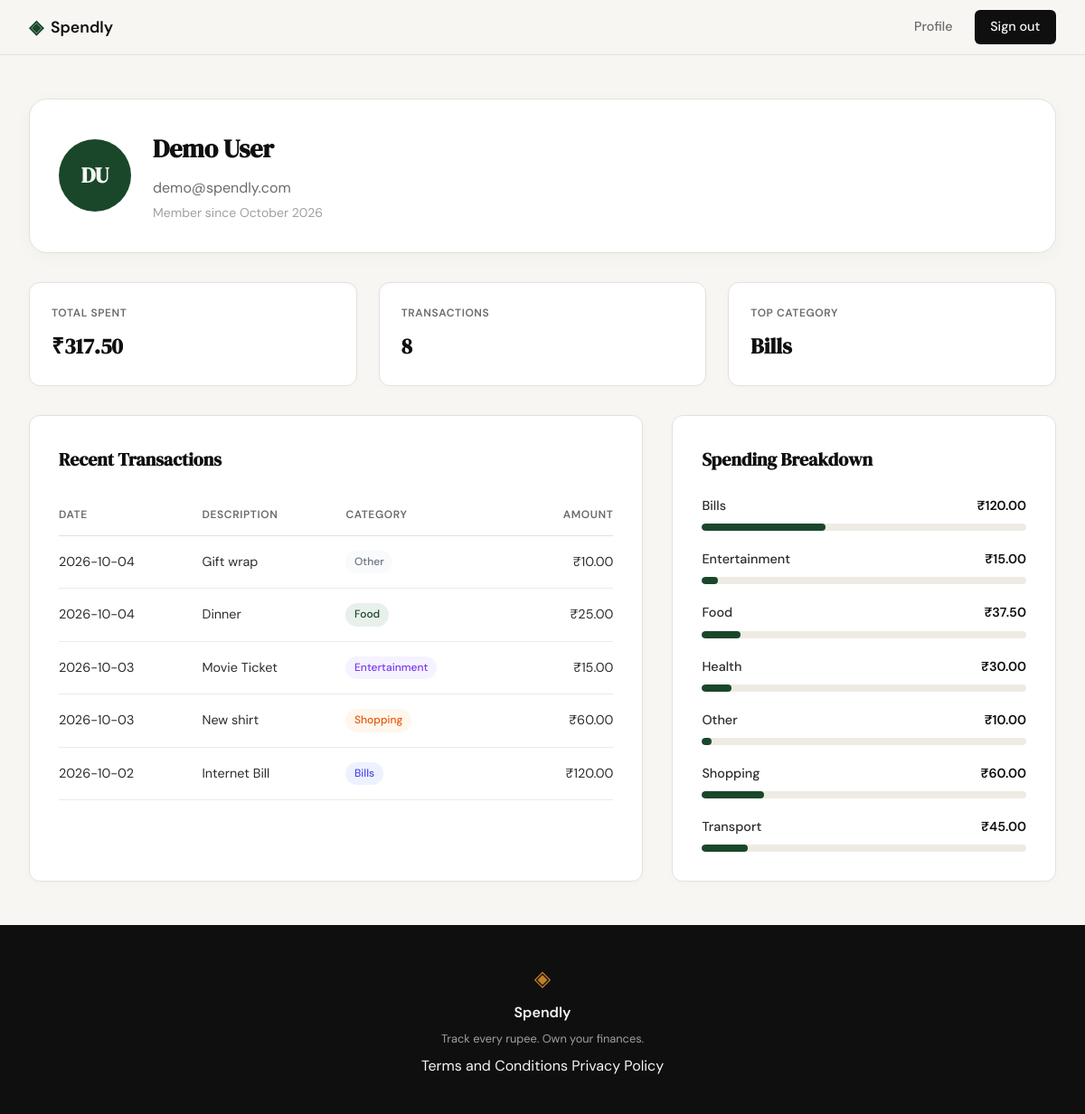
Screenshot of /profile (signed in) with the database file from the repository.
### tables this page shows
CREATE TABLE users (
                id INTEGER PRIMARY KEY AUTOINCREMENT,
                name TEXT NOT NULL,
                email TEXT UNIQUE NOT NULL,
                password_hash TEXT NOT NULL,
                created_at TEXT DEFAULT (datetime('now'))
            );

CREATE TABLE expenses (
                id INTEGER PRIMARY KEY AUTOINCREMENT,
                user_id INTEGER NOT NULL,
                amount REAL NOT NULL,
                category TEXT NOT NULL,
                date TEXT NOT NULL,
                description TEXT,
                created_at TEXT DEFAULT (datetime('now')),
                FOREIGN KEY (user_id) REFERENCES users (id)
            );

### app.py (the view)
@app.route("/profile")
@login_required
def profile():
    user_id = session.get("user_id")
    user_row = get_user_details(user_id)
    if not user_row:
        abort(404)
    created_at = user_row["created_at"]
    import datetime
    dt = datetime.datetime.strptime(created_at, "%Y-%m-%d %H:%M:%S")
    member_since = dt.strftime("%B %Y")
    user_data = {
        "name": user_row["name"],
        "email": user_row["email"],
        "member_since": member_since,
        "initials": "".join([n[0].upper() for n in user_row["name"].split()])
    }
    summary = get_spending_summary(user_id)
    stats = {
        "total_spent": f"₹{summary['total_spent']:,.2f}",
        "transaction_count": summary["transaction_count"],
        "top_category": summary["top_category"] or "None"
    }
    transactions_rows = get_recent_transactions(user_id)
    transactions = [
        {
            "date": row["date"],
            "description": row["description"],
            "category": row["category"],
            "amount": f"₹{row['amount']:,.2f}"
        }
        for row in transactions_rows
    ]
    breakdown_rows = get_category_breakdown(user_id)
    total_spend = sum(row["total"] for row in breakdown_rows)
    categories = []
    for row in breakdown_rows:
        percentage = 0
        if total_spend > 0:
            percentage = round((row["total"] / total_spend) * 100)
        categories.append({
            "name": row["category"],
            "total": f"₹{row['total']:,.2f}",
            "percentage": percentage
        })
    context = {
        "user": user_data,
        "stats": stats,
        "transactions": transactions,
        "categories": categories
    }
    return render_template("profile.html", **context)

### app.py (called while the page is built)
def login_required(f):
    @wraps(f)
    def decorated_function(*args, **kwargs):
        if not session.get("user_id"):
            return redirect(url_for("login"))
        return f(*args, **kwargs)
    return decorated_function

### database/db.py (called while the page is built)
def get_db():
    conn = sqlite3.connect(DB_PATH)
    conn.row_factory = sqlite3.Row
    conn.execute("PRAGMA foreign_keys = ON")
    return conn

def get_user_details(user_id):
    with get_db() as conn:
        return conn.execute(
            "SELECT name, email, created_at FROM users WHERE id = ?",
            (user_id,)
        ).fetchone()

def get_category_breakdown(user_id):
    with get_db() as conn:
        return conn.execute(
            "SELECT category, SUM(amount) as total FROM expenses WHERE user_id = ? GROUP BY category",
            (user_id,)
        ).fetchall()

def get_recent_transactions(user_id, limit=5):
    with get_db() as conn:
        rows = conn.execute(
            "SELECT date, description, category, amount FROM expenses WHERE user_id = ? ORDER BY date DESC LIMIT ?",
            (user_id, limit)
        ).fetchall()
        return [dict(row) for row in rows]

def get_spending_summary(user_id):
    with get_db() as conn:
        summary = conn.execute(
            "SELECT SUM(amount) as total_spent, COUNT(*) as transaction_count FROM expenses WHERE user_id = ?",
            (user_id,)
        ).fetchone()
        top_cat = conn.execute(
            "SELECT category FROM expenses WHERE user_id = ? GROUP BY category ORDER BY SUM(amount) DESC LIMIT 1",
            (user_id,)
        ).fetchone()
        return {
            "total_spent": summary["total_spent"] if summary["total_spent"] else 0.0,
            "transaction_count": summary["transaction_count"],
            "top_category": top_cat["category"] if top_cat else None
        }

### templates/profile.html (shortened to what this page needs)
{% extends "base.html" %}
{% block head %}
    <link rel="stylesheet" href="{{ url_for('static', filename='css/profile.css') }}">
{% endblock %}
{% block content %}
<div class="profile-container">
    <section class="profile-card">
        <div class="profile-card-inner">
            <div class="profile-avatar">{{ user.initials }}</div>
            <div class="profile-details">
                <h1 class="profile-name">{{ user.name }}</h1>
                <p class="profile-email">{{ user.email }}</p>
                <p class="profile-member">Member since {{ user.member_since }}</p>
            </div>
        </div>
    </section>
    <section class="profile-stats">
        <div class="stat-card">
            <span class="stat-label">Total Spent</span>
            <span class="stat-value">{{ stats.total_spent }}</span>
        </div>
        <div class="stat-card">
            <span class="stat-label">Transactions</span>
            <span class="stat-value">{{ stats.transaction_count }}</span>
        </div>
        <div class="stat-card">
            <span class="stat-label">Top Category</span>
            <span class="stat-value">{{ stats.top_category }}</span>
        </div>
    </section>
    <div class="profile-grid">
        <section class="profile-section">
            <h2 class="section-title">Recent Transactions</h2>
            <div class="table-wrapper">
                <table class="profile-table">
                    <thead>
                        <tr>
                            <th>Date</th>
                            <th>Description</th>
                            <th>Category</th>
                            <th class="text-right">Amount</th>
                        </tr>
                    </thead>
                    <tbody>
                        {% for tx in transactions %}
                        <tr>
                            <td>{{ tx.date }}</td>
                            <td>{{ tx.description }}</td>
                            <td><span class="category-badge" data-category="{{ tx.category }}">{{ tx.category }}</span></td>
                            <td class="text-right">{{ tx.amount }}</td>
                        </tr>
                        {% endfor %}
                    </tbody>
                </table>
            </div>
        </section>
        <section class="profile-section">
            <h2 class="section-title">Spending Breakdown</h2>
            <div class="category-breakdown">
                {% for cat in categories %}
                <div class="category-row">
                    <div class="category-info">
                        <span class="cat-name">{{ cat.name }}</span>
                        <span class="cat-total">{{ cat.total }}</span>
                    </div>
                    <div class="category-bar-container">
                        <div class="category-bar-fill" style="--bar-width: {{ cat.percentage }}%; width: var(--bar-width);"></div>
                    </div>
                </div>
                {% endfor %}
            </div>
        </section>
    </div>
</div>
{% endblock %}

### static/css/style.css (style rules this page uses)
:root { --ink: #0f0f0f; --ink-soft: #2d2d2d; --ink-muted: #6b6b6b; --ink-faint: #a0a0a0; --paper: #f7f6f3; --paper-warm: #f0ede6; --paper-card: #ffffff; --accent: #1a472a; --accent-light: #e8f0eb; --accent-2: #c17f24; --accent-2-light: #fdf3e3; --danger: #c0392b; --danger-light: #fdecea; --border: #e4e1da; --border-soft: #eeebe4; --cat-food: #e8f0eb; --cat-food-text: #1a472a; --cat-transport: #fdf3e3; --cat-transport-text: #c17f24; --cat-bills: #eef2ff; --cat-bills-text: #4f46e5; --cat-health: #fdf2f2; --cat-health-text: #c0392b; --cat-entertainment: #f5f3ff; --cat-entertainment-text: #7c3aed; --cat-shopping: #fff7ed; --cat-shopping-text: #ea580c; --cat-other: #f9fafb; --cat-other-text: #6b7280; --font-display: 'DM Serif Display', Georgia, serif; --font-body: 'DM Sans', system-ui, sans-serif; --max-width: 1200px; --auth-width: 440px; --radius-sm: 6px; --radius-md: 12px; --radius-lg: 20px; }
*, *::before, *::after { box-sizing: border-box; margin: 0; padding: 0; }
html { font-size: 16px; scroll-behavior: smooth; }
body { background: var(--paper); color: var(--ink); font-family: var(--font-body); font-size: 1rem; line-height: 1.6; -webkit-font-smoothing: antialiased; }
.stat-card { background: var(--paper); border: 1px solid var(--border-soft); border-radius: var(--radius-md); padding: 1.5rem; display: flex; flex-direction: column; gap: 0.25rem; }
.stat-label { font-size: 0.8rem; font-weight: 500; color: var(--ink-muted); }
.stat-value { font-family: var(--font-display); font-size: 1.5rem; color: var(--ink); font-weight: 600; }

### rows the page displays
users: name "Demo User", email "demo@spendly.com"
expenses: top_category "Bills", date "2026-10-02", description "Internet Bill", category "Bills", amount "₹120.00"
expenses: date "2026-10-04", description "Gift wrap", category "Other", amount "₹10.00"
expenses: date "2026-10-04", description "Dinner", category "Food", amount "₹25.00"
expenses: date "2026-10-03", description "Movie Ticket", category "Entertainment", amount "₹15.00"
expenses: date "2026-10-03", description "New shirt", category "Shopping", amount "₹60.00"
expenses: name "Health", total "₹30.00", {{ cat.percentage }} 9 (drawn)
expenses: name "Transport", total "₹45.00", {{ cat.percentage }} 14 (drawn)

### other values shown
{{ user.initials }} "DU"
{{ user.member_since }} "October 2026"
{{ stats.total_spent }} "₹317.50"
{{ stats.transaction_count }} "8"
{{ cat.name }} "Bills" "Entertainment" "Food" "Other" "Shopping"
{{ cat.total }} "₹120.00" "₹15.00" "₹37.50" "₹10.00" "₹60.00"
